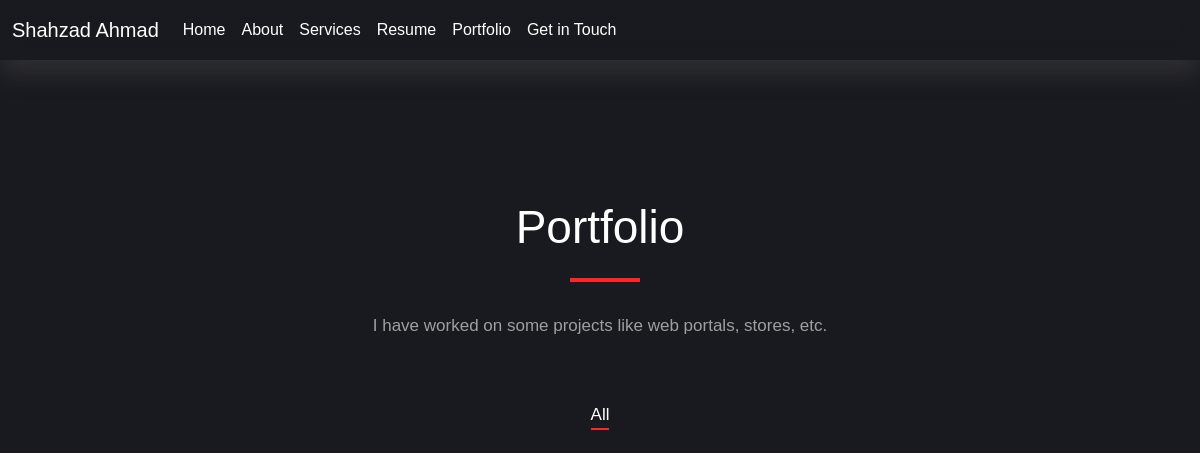
Page /portfolio on the earlier database version.
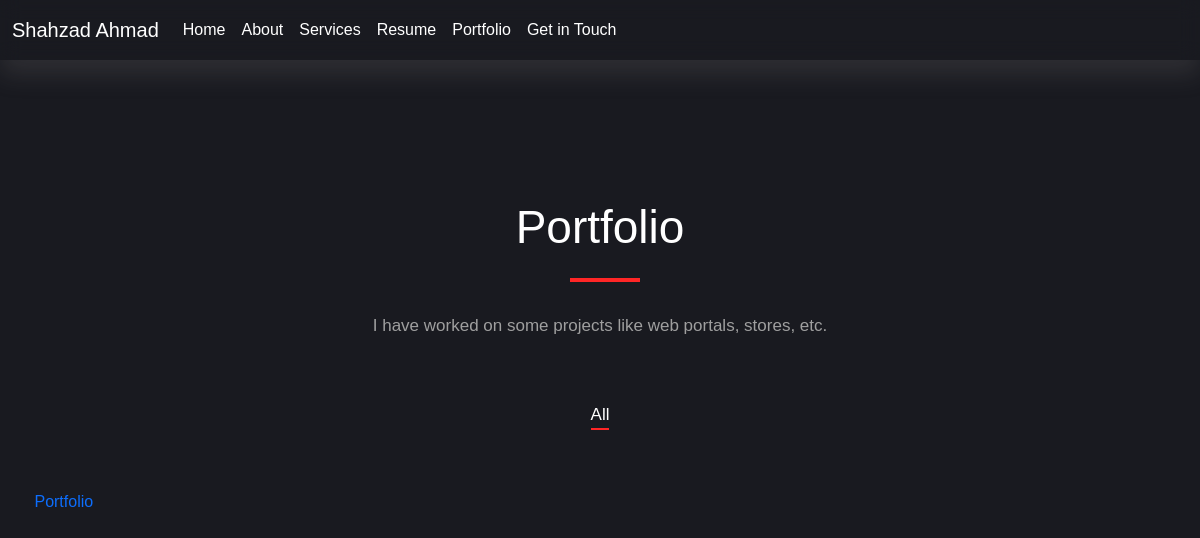
Same page on the later database version.
### portfolio/models.py (models this page shows, shortened)
class Portfolio(models.Model):
    image_url = models.CharField(max_length=2083, blank=True)
    url = models.CharField(max_length=2083, blank=True)
    name = models.CharField(max_length=253)

### portfolio/views.py (the view)
# urls.py: path('portfolio', views.portfolio, name='portfolio'),
def portfolio(request):
    portfolios = Portfolio.objects.all()
    return render(request, 'portfolio.html', {'portfolios': portfolios})

### portfolio/templates/portfolio.html (shortened to what this page needs)
{% extends 'base.html' %}
{% block content %}
<!doctype html>
<html lang="en">
<head>
    <link href="https://cdn.jsdelivr.net/npm/bootstrap@5.2.0/dist/css/bootstrap.min.css" rel="stylesheet"
>
    <link rel="stylesheet" href="https://cdnjs.cloudflare.com/ajax/libs/OwlCarousel2/2.3.4/assets/owl.carousel.min.css"
 />
    <link rel="stylesheet"
        href="https://cdnjs.cloudflare.com/ajax/libs/OwlCarousel2/2.3.4/assets/owl.theme.default.min.css"
 />
    <link rel="stylesheet" href="https://unpkg.com/aos@next/dist/aos.css" />
</head>
<body>
    <section id="portfolio">
        <div class="heading-wrapper">
            <div class="heading">
                <h2>Portfolio</h2>
            </div>
            <div class="animate-bar"></div>
            <div class="sub-heading">
                <p>I have worked on some projects like web portals, stores, etc.</p>
            </div>
        </div>
        <div class="gallery-wrapper">
            <div class="gallery-nav">
                <div class="gallery-filter">
                    <span class="filter-item active" data-filter="all">All</span>
                </div>
            </div>
            <div class="content-wrapper">
                {% for portfolio in portfolios %}
                <div class="gallery-item brand" data-aos="fade-right" data-aos-duration="1200">
                    <div class="gallery-item-inner">
                        <a href="{{ portfolio.url }}" style="text-decoration: none;">{{ portfolio.name }}</a>
                    </div>
                </div>
                {% endfor %}
            </div>
        </div>
    </section>
</body>
</html>
{% endblock %}

Differences in the rows shown:
added Portfolio: name "Portfolio"
